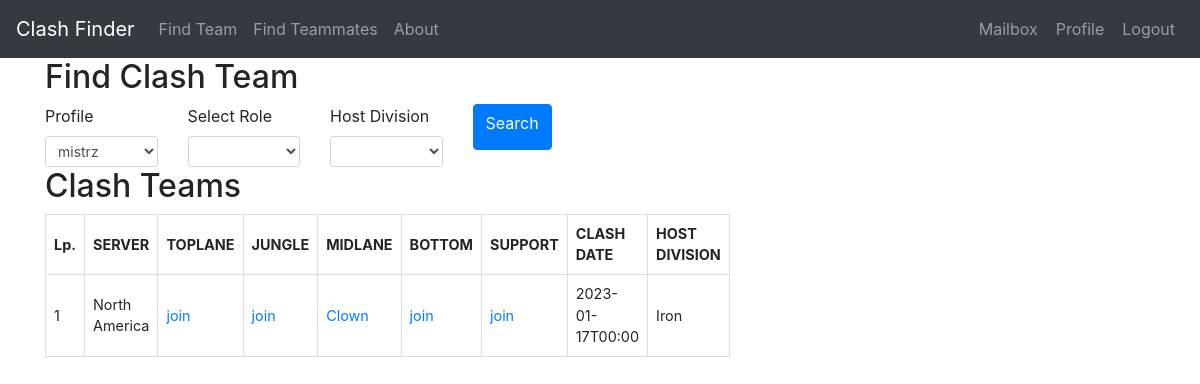
Screenshot of /findteam (signed in) with the database file from the repository.
### models.py (models this page shows, shortened)
class ClashTeam(UserMixin, db.Model):
    id = db.Column(db.Integer, primary_key=True)
    clash_date = db.Column(db.DateTime, nullable=False, default=None)
    division = db.Column(db.String(64), index=True, default=None)
    toplane = db.Column(db.String(64), index=True, default=None)
    jungle = db.Column(db.String(64), index=True, default=None)
    midlane = db.Column(db.String(64), index=True, default=None)
    bottom = db.Column(db.String(64), index=True, default=None)
    support = db.Column(db.String(64), index=True, default=None)
    host_id = db.Column(db.Integer, db.ForeignKey('profile.id'))
    invitation = db.relationship('ClashInvitation', backref='futureteam', lazy='dynamic',
                                 cascade="all, delete, delete-orphan")
    request = db.relationship('ClashRequest', backref='desired_team', lazy='dynamic',
                              cascade="all, delete, delete-orphan")
    def formatted_clash_date(self):
        return self.clash_date.strftime('%Y-%m-%dT%H:%M')

class Profile(UserMixin, db.Model):
    id = db.Column(db.Integer, primary_key=True)
    nickname = db.Column(db.String(64), index=True, unique=True)
    server = db.Column(db.String(10), index=True)
    division = db.Column(db.String(20), index=True)
    best_position = db.Column(db.String(20), index=True)
    alternative_position = db.Column(db.String(20), index=True)
    user_id = db.Column(db.Integer, db.ForeignKey('user.id'))
    clash_team = db.relationship('ClashTeam', backref='host', lazy='dynamic')
    invitation_in = db.relationship('ClashInvitation', backref='invitedguest', lazy='dynamic',
                                    cascade="all, delete, delete-orphan")
    request_out = db.relationship('ClashRequest', backref='candidate', lazy='dynamic',
                                  cascade="all, delete, delete-orphan")
    reported = db.relationship('ReportPlayer', backref='Reported', lazy='dynamic',
                               cascade="all, delete, delete-orphan")

### routes.py (the view, shortened to what this page needs)
@app.route('/findteam', methods=['GET', 'POST'])
@login_required
def findteam():
    user = User.query.filter_by(username=current_user.username).first_or_404()
    user_profiles = Profile.query.filter_by(user_id=user.id).all()
    user_clashteams_id = [profile_team.id for user_profile in user_profiles for profile_team in ClashTeam.query.filter_by(
        host_id=user_profile.id)]
    user_profiles_data = {
        user_profile.nickname: user_profile.server for user_profile in user_profiles}
    roles = {'Toplane': ClashTeam.toplane, 'Jungle': ClashTeam.jungle,
             'Midlane': ClashTeam.midlane, 'Bottom': ClashTeam.bottom, 'Support': ClashTeam.support}
    clash_teams = ClashTeam.query.filter(or_(*(role == None for role in roles.values(
    ))), ClashTeam.id.notin_(user_clashteams_id)).order_by(ClashTeam.clash_date)
    for key, value in user_profiles_data.items():
        clash_teams = clash_teams.filter(and_(or_(ClashTeam.toplane.isnot(key), ClashTeam.jungle.isnot(key), ClashTeam.midlane.isnot(
            key), ClashTeam.bottom.isnot(key), ClashTeam.support.isnot(key)), ClashTeam.host.has(server=value)))
    clash_teams_list = clash_teams.all()
    if len(clash_teams_list) == 0:
        clash_teams = []
    form = SearchingTeam(user_id=user.id)
    return render_template('findteam.html', get_server_short_name=get_server_short_name, clash_teams=clash_teams, form=form, user=user)

### forms.py
class SearchingTeam(FlaskForm):
    profile = SelectField('Profile', validators=[
                          DataRequired()], choices=[], default=None)
    role = SelectField('Select Role', choices=positions)
    division = SelectField('Host Division', choices=divisions)
    submit = SubmitField('Search')
    def __init__(self, user_id, *args, **kwargs):
        super(SearchingTeam, self).__init__(*args, **kwargs)
        self.profile.choices = [(p.nickname)
                                for p in Profile.query.filter_by(user_id=user_id)]

### forms.py (called while the page is built)
def get_server_short_name(server_name):
    for server in servers:
        if server[0] == server_name:
            return server[1]
    return ''

### models.py (called while the page is built)
@login.user_loader
def load_user(id):
    return User.query.get(int(id))

### templates/findteam.html (shortened to what this page needs)
{% extends "base.html" %}
{% block content %}
<div class="container">
	<div class="row">
		<div class="col-sm-6">
			<h2>Find Clash Team</h2>
			<form method="POST" action="{{ url_for('findteam') }}">
				<div class="row">
					<div class="col-md-3">
						{{ form.profile.label(class="form-control-label") }}
						{{ form.profile(class="form-control form-control-sm") }}
					</div>
					<div class="col-md-3">
						{{ form.role.label(class="form-control-label") }}
						{{ form.role(class="form-control form-control-sm") }}
					</div>
					<div class="col-md-3">
						{{ form.division.label(class="form-control-label") }}
						{{ form.division(class="form-control form-control-sm") }}
					</div>
					<div class="col-md-3">
						<button type="submit" class="btn btn-primary">{{ form.submit.label }}</button>
					</div>
				</div>
			</form>
			<h2>Clash Teams</h2>
			<div class="clash-available-teams">
				{% if clash_teams %}
				<table>
					<thead>
						<tr>
							<th>Lp.</th>
							<th>SERVER</th>
							<th>TOPLANE</th>
							<th>JUNGLE</th>
							<th>MIDLANE</th>
							<th>BOTTOM</th>
							<th>SUPPORT</th>
							<th>CLASH DATE</th>
							<th>HOST DIVISION</th>
						</tr>
					</thead>
					<tbody>
						{% for team in clash_teams %}
						<tr>
							<td>{{ loop.index }}</td>
							<td>{{ team.host.server or '' }}</td>
							<td>
								{% if team.toplane %}
								<a
									href="{{ url_for('profile', nickname=team.toplane, server=get_server_short_name(team.host.server).lower()) }}">{{
									team.toplane }}</a>
								{% else %}
								<a href="{{ url_for('jointeam', team_id=team.id) }}">join</a>
								{% endif %}
							</td>
							<td>
								{% if team.jungle %}
								<a
									href="{{ url_for('profile', nickname=team.jungle, server=get_server_short_name(team.host.server).lower()) }}">{{
									team.jungle }}</a>
								{% else %}
								<a href="{{ url_for('jointeam', team_id=team.id) }}">join</a>
								{% endif %}
							</td>
							<td>
								{% if team.midlane %}
								<a
									href="{{ url_for('profile', nickname=team.midlane, server=get_server_short_name(team.host.server).lower()) }}">{{
									team.midlane }}</a>
								{% else %}
								<a href="{{ url_for('jointeam', team_id=team.id) }}">join</a>
								{% endif %}
							</td>
							<td>
								{% if team.bottom %}
								<a
									href="{{ url_for('profile', nickname=team.bottom, server=get_server_short_name(team.host.server).lower()) }}">{{
									team.bottom }}</a>
								{% else %}
								<a href="{{ url_for('jointeam', team_id=team.id) }}">join</a>
								{% endif %}
							</td>
							<td>
								{% if team.support %}
								<a
									href="{{ url_for('profile', nickname=team.support, server=get_server_short_name(team.host.server).lower()) }}">{{
									team.support }}</a>
								{% else %}
								<a href="{{ url_for('jointeam', team_id=team.id) }}">join</a>
								{% endif %}
							</td>
							<td>{{ team.formatted_clash_date() or '' }}</td>
							<td>{{ team.division or '' }}</td>
						</tr>
						{% endfor %}
					</tbody>
				</table>
				{% else %}
				<p>There are currently no teams meeting your requirements.</p>
				{% endif %}
			</div>
		</div>
	</div>
</div>
{% endblock %}

### templates/findteam.html (style rules this page uses)
table { border-collapse: collapse; font-size: 0.9em; border: 1px solid #ddd; margin-bottom: 10px; }
th { border: 1px solid #ddd; padding: 8px; text-align: left; }
td { border: 1px solid #ddd; padding: 8px; }

### rows the page displays
ClashTeam: host "North America", midlane "Clown", clash_date "2023-01-17T00:00", division "Iron"
